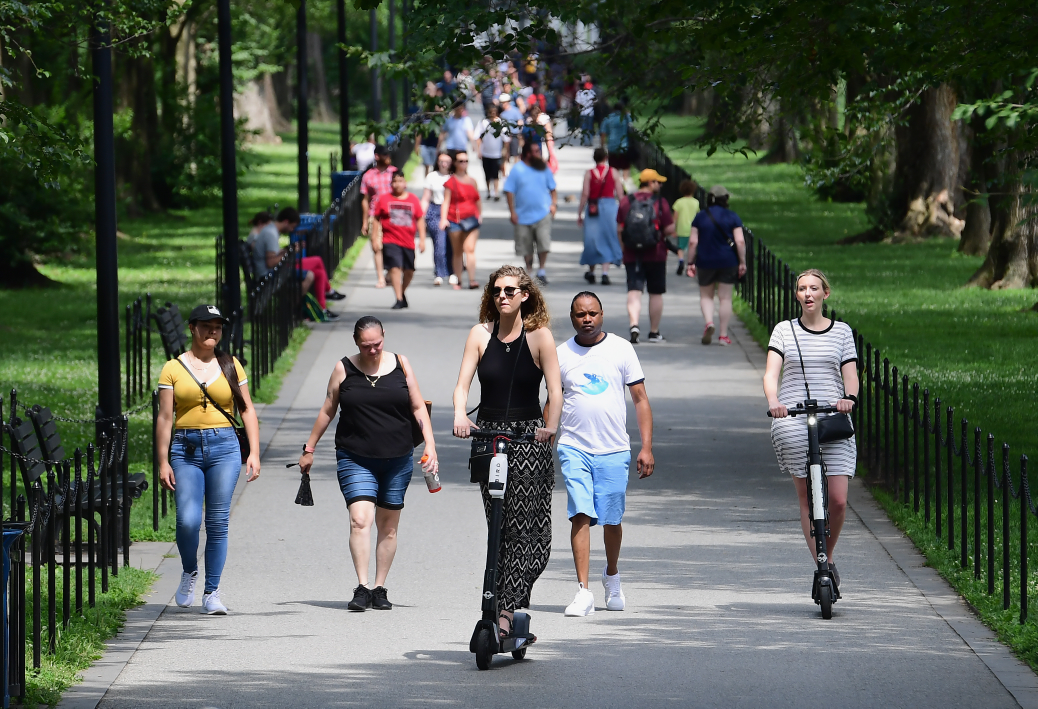
#> input picture rfdetr/assets/test.jpg, 3112 x 2125 px (shown at 1/3 size); its folder holds only this picture in this run
$ python -i ssl_morphology_review.py   (imports and definitions only)
#> lines starting #> are read from the running program, lines starting #| are printed output that depends on the picture; after the words box and inside, x2 and y2 are one past the last pixel; in counts of white or black regions, pixels touching at a corner belong together
"""Shared native view geometry; training uses it only via explicit native-D opt-in."""
import numpy as np


GLOBAL_SIZE=512
LOCAL_SIZE=224
REGION_SIZE=768


def structure_mask(rgb):
    """Local dark structure, not a cell detector; suppress uniform pink and black."""
    import cv2
    h,w=rgb.shape[:2]
#> h = 2125; w = 3112
    scale=min(1.,646/max(w,h))
#> scale = 0.208
    small=cv2.resize(rgb,(max(1,round(w*scale)),max(1,round(h*scale))),interpolation=cv2.INTER_AREA)
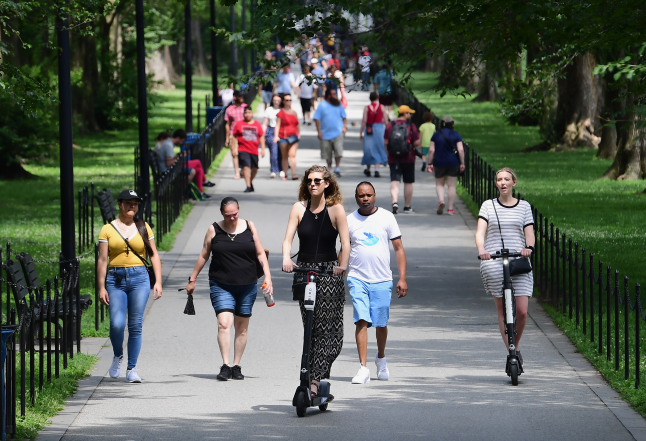
#> small: shape (441, 646, 3); mean R, G, B 89.3, 96.3, 86.7
    gray=cv2.cvtColor(small,cv2.COLOR_RGB2GRAY)
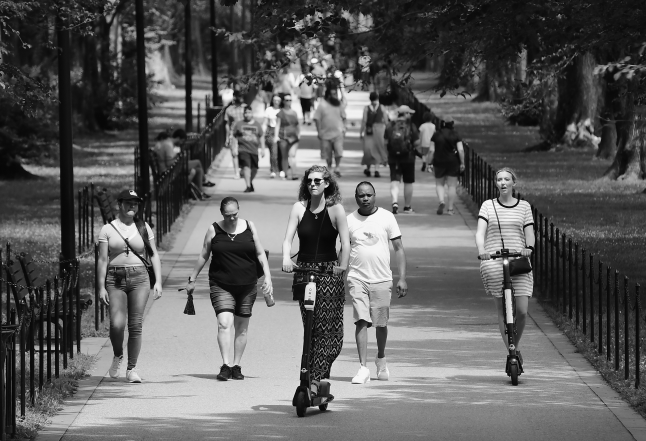
#> gray: shape (441, 646); min 3, max 249, mean 93.1
    background=cv2.GaussianBlur(gray.astype(np.float32),(0,0),5)
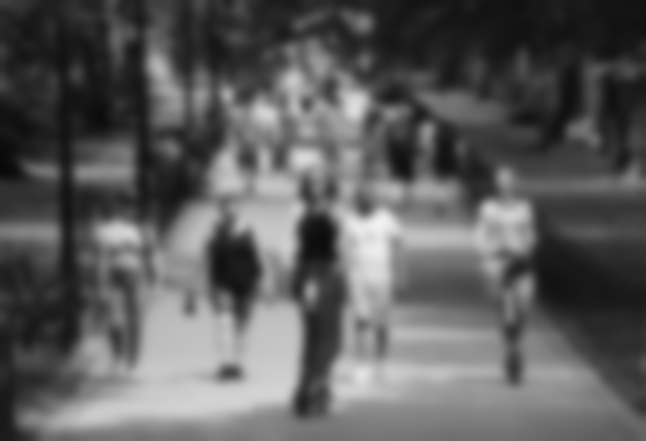
#> background: shape (441, 646) float32; min 8.68, max 241.6, mean 93.2
    mask=((background-gray)>6).astype(np.uint8)
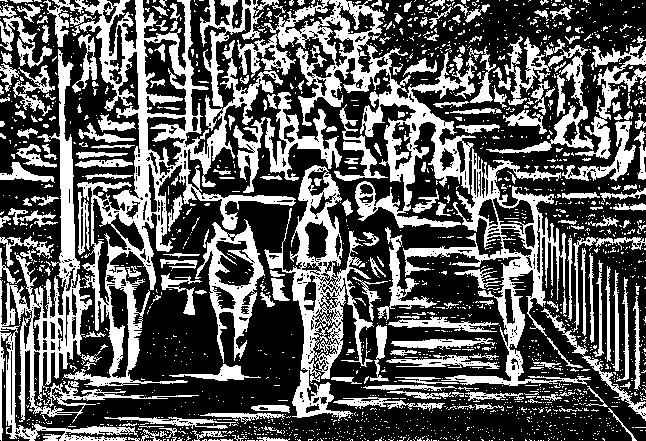
#> mask: shape (441, 646); values 0 (black) and 1 (white), 36.2% white; 1932 white regions (1694 under 20 px), largest, box (x1, y1, x2, y2) and area: (43, 0, 296, 387) 17400, (237, 0, 477, 228) 12216, (0, 49, 199, 441) 10074
    n,labels,stats,_=cv2.connectedComponentsWithStats(mask)
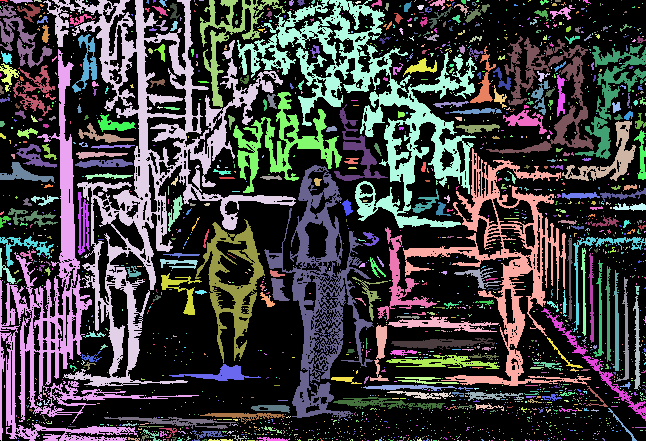
#> labels: shape (441, 646) int32; 1933 distinct labels, from 0 to 1932; one colour per label, 0 black
#> n = 1933; stats = 1933 rows, first 6: [0, 0, 646, 441, 181795], [0, 0, 8, 2, 10], [10, 0, 23, 4, 51], [34, 0, 8, 2, 12], [43, 0, 253, 387, 17400], [86, 0, 2, 2, 3]
    keep=np.zeros(n,np.uint8)
#> keep = 1933 values from 0 to 0
    if n>1:keep[1:]=(stats[1:,cv2.CC_STAT_AREA]>=5)
    return keep[labels].astype(bool)
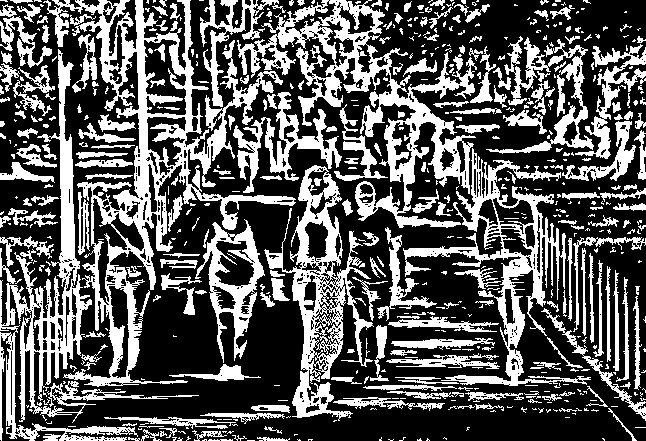
#> returned value: shape (441, 646) bool; 35.4% white; 560 white regions (322 under 20 px), largest, box (x1, y1, x2, y2) and area: (43, 0, 296, 387) 17400, (237, 0, 477, 228) 12216, (0, 49, 199, 441) 10074


# [50 lines left out: functions choose_windows, component_centres, choose_anchor, not called in this run]


def inside(box,view):
    x,y,w,h=box;vx,vy,vw,vh=view
    return x>=vx and y>=vy and x+w<=vx+vw and y+h<=vy+vh

>>> import cv2
>>> picture = cv2.cvtColor(cv2.imread('../rfdetr/assets/test.jpg'), cv2.COLOR_BGR2RGB)
>>> result = structure_mask(picture)
